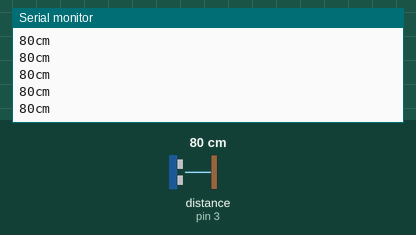
A sketch run on a simulated Arduino Uno, built with avr-gcc and run on an emulated ATmega328P. Shown: the last lines printed to the serial monitor. Wiring (inferred from the names in the program): ultrasonic range finder: trigger pin 4; echo pin 3. Inputs (shaded band) come from the test bench; at power-on: distance to the obstacle (sensor on pin 3) 80 cm. The echo pulse lasts 58.3 µs per cm.

Above: at 1.2 s.
1.3 s: distance to the obstacle (sensor on pin 3) set to 2 cm
At 1.48 s:
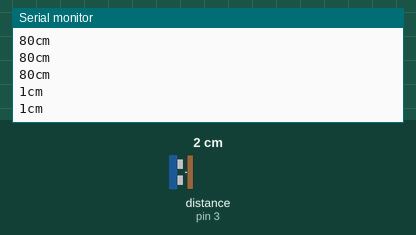
2.8 s: distance to the obstacle (sensor on pin 3) set to 120 cm
At 2.89 s:
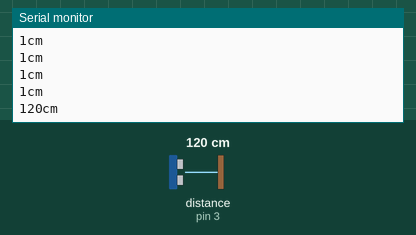
Timing chart, 0 to 5.8 s (numbered marks = the images above; inputs shaded):
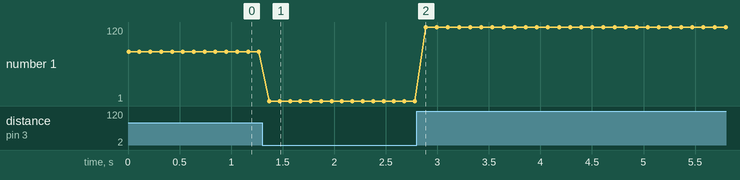

The sketch:

sonar.ino
```cpp
#define ECHO_PIN 3
#define TRIGGER_PIN 4

void setup()
{
  Serial.begin(9600);

  pinMode(TRIGGER_PIN, OUTPUT);
  pinMode(ECHO_PIN, INPUT);
}

void loop()
{
  long cm;

  digitalWrite(TRIGGER_PIN, LOW);
  delayMicroseconds(2);
  digitalWrite(TRIGGER_PIN, HIGH);
  delayMicroseconds(5);
  digitalWrite(TRIGGER_PIN, LOW);

  cm = microsecondsToCentimeters(pulseIn(ECHO_PIN, HIGH));

  Serial.print(cm);
  Serial.print("cm");
  Serial.println();

  delay(100);
}

long microsecondsToCentimeters(long microseconds)
{
  return microseconds / 29 / 2;
}
```

Measured:
- after the input at 1.3 s, the serial monitor: prints a new line after 0.07 s (image 1)
- after the input at 2.8 s, the serial monitor: prints a new line after 0.09 s (image 2)
- plotted number 1: 80 → 1 after the input at 1.3 s, 1 → 120 after the input at 2.8 s
